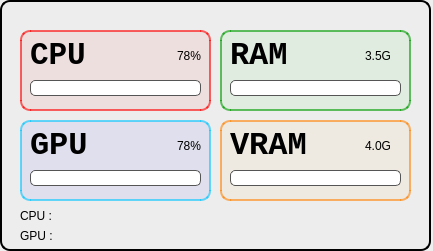
<?xml version="1.0" encoding="UTF-8"?>
<ui version="4.0">
 <class>menu</class>
 <widget class="QWidget" name="menu">
  <property name="geometry">
   <rect>
    <x>0</x>
    <y>0</y>
    <width>433</width>
    <height>251</height>
   </rect>
  </property>
  <property name="windowTitle">
   <string>menu</string>
  </property>
  <widget class="QLabel" name="cpuNameLabel">
   <property name="geometry">
    <rect>
     <x>20</x>
     <y>200</y>
     <width>291</width>
     <height>31</height>
    </rect>
   </property>
   <property name="styleSheet">
    <string notr="true">

font: 700 9pt &quot;Consolas&quot;;</string>
   </property>
   <property name="text">
    <string>CPU : </string>
   </property>
  </widget>
  <widget class="QLabel" name="gpuNameLabel">
   <property name="geometry">
    <rect>
     <x>20</x>
     <y>220</y>
     <width>291</width>
     <height>31</height>
    </rect>
   </property>
   <property name="styleSheet">
    <string notr="true">

font: 700 9pt &quot;Consolas&quot;;</string>
   </property>
   <property name="text">
    <string>GPU :</string>
   </property>
  </widget>
  <widget class="QLabel" name="label1">
   <property name="geometry">
    <rect>
     <x>30</x>
     <y>40</y>
     <width>101</width>
     <height>31</height>
    </rect>
   </property>
   <property name="font">
    <font>
     <family>Consolas</family>
     <pointsize>23</pointsize>
     <italic>false</italic>
     <bold>true</bold>
    </font>
   </property>
   <property name="styleSheet">
    <string notr="true"/>
   </property>
   <property name="text">
    <string>CPU</string>
   </property>
  </widget>
  <widget class="QLabel" name="label2">
   <property name="geometry">
    <rect>
     <x>230</x>
     <y>40</y>
     <width>81</width>
     <height>31</height>
    </rect>
   </property>
   <property name="font">
    <font>
     <family>Consolas</family>
     <pointsize>24</pointsize>
     <bold>true</bold>
    </font>
   </property>
   <property name="styleSheet">
    <string notr="true"/>
   </property>
   <property name="text">
    <string>RAM</string>
   </property>
  </widget>
  <widget class="QLabel" name="label3">
   <property name="geometry">
    <rect>
     <x>30</x>
     <y>130</y>
     <width>91</width>
     <height>31</height>
    </rect>
   </property>
   <property name="font">
    <font>
     <family>Consolas</family>
     <pointsize>24</pointsize>
     <bold>true</bold>
    </font>
   </property>
   <property name="styleSheet">
    <string notr="true"/>
   </property>
   <property name="text">
    <string>GPU</string>
   </property>
  </widget>
  <widget class="QLabel" name="label4">
   <property name="geometry">
    <rect>
     <x>230</x>
     <y>130</y>
     <width>81</width>
     <height>31</height>
    </rect>
   </property>
   <property name="font">
    <font>
     <family>Consolas</family>
     <pointsize>24</pointsize>
     <bold>true</bold>
    </font>
   </property>
   <property name="styleSheet">
    <string notr="true"/>
   </property>
   <property name="text">
    <string>VRAM</string>
   </property>
  </widget>
  <widget class="QProgressBar" name="cbar">
   <property name="geometry">
    <rect>
     <x>30</x>
     <y>80</y>
     <width>171</width>
     <height>16</height>
    </rect>
   </property>
   <property name="styleSheet">
    <string notr="true">QProgressBar {
    border: 1px solid #555;
    border-radius: 5px;

    text-align: center;
    color: white;
}

QProgressBar::chunk {
    background-color: #3daee9;   /* 进度条颜色 */
    border-radius: 5px;
}</string>
   </property>
   <property name="maximum">
    <number>100</number>
   </property>
   <property name="value">
    <number>0</number>
   </property>
   <property name="alignment">
    <set>Qt::AlignmentFlag::AlignCenter</set>
   </property>
   <property name="textVisible">
    <bool>false</bool>
   </property>
  </widget>
  <widget class="QProgressBar" name="crbar">
   <property name="geometry">
    <rect>
     <x>230</x>
     <y>80</y>
     <width>171</width>
     <height>16</height>
    </rect>
   </property>
   <property name="styleSheet">
    <string notr="true">QProgressBar {
    border: 1px solid #555;
    border-radius: 5px;
    text-align: center;
    color: white;
}

QProgressBar::chunk {
    background-color: rgb(187, 28, 255);   
    border-radius: 5px;
}</string>
   </property>
   <property name="maximum">
    <number>100</number>
   </property>
   <property name="value">
    <number>0</number>
   </property>
   <property name="alignment">
    <set>Qt::AlignmentFlag::AlignCenter</set>
   </property>
   <property name="textVisible">
    <bool>false</bool>
   </property>
  </widget>
  <widget class="QProgressBar" name="gbar">
   <property name="geometry">
    <rect>
     <x>30</x>
     <y>170</y>
     <width>171</width>
     <height>16</height>
    </rect>
   </property>
   <property name="styleSheet">
    <string notr="true">QProgressBar {
    border: 1px solid #555;
    border-radius: 5px;

    text-align: center;
    color: white;
}

QProgressBar::chunk {
    background-color: #2ecc71;   /* 进度条颜色 */
    border-radius: 5px;
}</string>
   </property>
   <property name="maximum">
    <number>100</number>
   </property>
   <property name="value">
    <number>0</number>
   </property>
   <property name="alignment">
    <set>Qt::AlignmentFlag::AlignCenter</set>
   </property>
   <property name="textVisible">
    <bool>false</bool>
   </property>
  </widget>
  <widget class="QProgressBar" name="grbar">
   <property name="geometry">
    <rect>
     <x>230</x>
     <y>170</y>
     <width>171</width>
     <height>16</height>
    </rect>
   </property>
   <property name="styleSheet">
    <string notr="true">QProgressBar {
    border: 1px solid #555;
    border-radius: 5px;

    text-align: center;
    color: white;
}

QProgressBar::chunk {
    background-color: #3daee9;   /* 进度条颜色 */
    border-radius: 5px;
}</string>
   </property>
   <property name="maximum">
    <number>100</number>
   </property>
   <property name="value">
    <number>0</number>
   </property>
   <property name="alignment">
    <set>Qt::AlignmentFlag::AlignCenter</set>
   </property>
   <property name="textVisible">
    <bool>false</bool>
   </property>
  </widget>
  <widget class="QLabel" name="cpuVal">
   <property name="geometry">
    <rect>
     <x>120</x>
     <y>40</y>
     <width>81</width>
     <height>31</height>
    </rect>
   </property>
   <property name="styleSheet">
    <string notr="true">font: 700 12pt &quot;Consolas&quot;;</string>
   </property>
   <property name="text">
    <string>78%</string>
   </property>
   <property name="alignment">
    <set>Qt::AlignmentFlag::AlignRight|Qt::AlignmentFlag::AlignTrailing|Qt::AlignmentFlag::AlignVCenter</set>
   </property>
  </widget>
  <widget class="QLabel" name="cpuramVal">
   <property name="geometry">
    <rect>
     <x>280</x>
     <y>40</y>
     <width>111</width>
     <height>31</height>
    </rect>
   </property>
   <property name="styleSheet">
    <string notr="true">font: 700 12pt &quot;Consolas&quot;;</string>
   </property>
   <property name="text">
    <string>3.5G</string>
   </property>
   <property name="alignment">
    <set>Qt::AlignmentFlag::AlignRight|Qt::AlignmentFlag::AlignTrailing|Qt::AlignmentFlag::AlignVCenter</set>
   </property>
  </widget>
  <widget class="QLabel" name="gpuVal">
   <property name="geometry">
    <rect>
     <x>120</x>
     <y>130</y>
     <width>81</width>
     <height>31</height>
    </rect>
   </property>
   <property name="styleSheet">
    <string notr="true">font: 700 12pt &quot;Consolas&quot;;</string>
   </property>
   <property name="text">
    <string>78%</string>
   </property>
   <property name="alignment">
    <set>Qt::AlignmentFlag::AlignRight|Qt::AlignmentFlag::AlignTrailing|Qt::AlignmentFlag::AlignVCenter</set>
   </property>
  </widget>
  <widget class="QLabel" name="gpuramVal">
   <property name="geometry">
    <rect>
     <x>280</x>
     <y>130</y>
     <width>111</width>
     <height>31</height>
    </rect>
   </property>
   <property name="styleSheet">
    <string notr="true">font: 700 12pt &quot;Consolas&quot;;</string>
   </property>
   <property name="text">
    <string>4.0G</string>
   </property>
   <property name="alignment">
    <set>Qt::AlignmentFlag::AlignRight|Qt::AlignmentFlag::AlignTrailing|Qt::AlignmentFlag::AlignVCenter</set>
   </property>
  </widget>
  <widget class="QLabel" name="label">
   <property name="geometry">
    <rect>
     <x>0</x>
     <y>0</y>
     <width>431</width>
     <height>251</height>
    </rect>
   </property>
   <property name="styleSheet">
    <string notr="true">border:2px solid rgb(0,0,0);
border-radius:10px;
background-color: rgba(235, 235, 235, 155);</string>
   </property>
   <property name="text">
    <string/>
   </property>
  </widget>
  <widget class="QLabel" name="label_2">
   <property name="geometry">
    <rect>
     <x>20</x>
     <y>30</y>
     <width>191</width>
     <height>81</height>
    </rect>
   </property>
   <property name="styleSheet">
    <string notr="true">border:2px solid rgba(255,0,0,155);
border-radius:10px;
background-color: rgba(255, 0, 0,15);</string>
   </property>
   <property name="text">
    <string/>
   </property>
  </widget>
  <widget class="QLabel" name="label_3">
   <property name="geometry">
    <rect>
     <x>220</x>
     <y>30</y>
     <width>191</width>
     <height>81</height>
    </rect>
   </property>
   <property name="styleSheet">
    <string notr="true">border:2px solid rgba(0, 155, 0, 155);
border-radius:10px;
background-color: rgba(0, 215, 0, 15);</string>
   </property>
   <property name="text">
    <string/>
   </property>
  </widget>
  <widget class="QLabel" name="label_4">
   <property name="geometry">
    <rect>
     <x>20</x>
     <y>120</y>
     <width>191</width>
     <height>81</height>
    </rect>
   </property>
   <property name="styleSheet">
    <string notr="true">border:2px solid rgba(5, 197, 255, 155);
border-radius:10px;
background-color: rgba(0, 0, 255, 15);</string>
   </property>
   <property name="text">
    <string/>
   </property>
  </widget>
  <widget class="QLabel" name="label_5">
   <property name="geometry">
    <rect>
     <x>220</x>
     <y>120</y>
     <width>191</width>
     <height>81</height>
    </rect>
   </property>
   <property name="styleSheet">
    <string notr="true">border:2px solid rgba(255, 131, 6, 155);
border-radius:10px;
background-color: rgba(255, 172, 28, 15);</string>
   </property>
   <property name="text">
    <string/>
   </property>
  </widget>
  <zorder>label</zorder>
  <zorder>label_5</zorder>
  <zorder>label_4</zorder>
  <zorder>label_3</zorder>
  <zorder>label_2</zorder>
  <zorder>cpuNameLabel</zorder>
  <zorder>gpuNameLabel</zorder>
  <zorder>label1</zorder>
  <zorder>label2</zorder>
  <zorder>label3</zorder>
  <zorder>label4</zorder>
  <zorder>cbar</zorder>
  <zorder>crbar</zorder>
  <zorder>gbar</zorder>
  <zorder>grbar</zorder>
  <zorder>cpuVal</zorder>
  <zorder>cpuramVal</zorder>
  <zorder>gpuVal</zorder>
  <zorder>gpuramVal</zorder>
 </widget>
 <resources/>
 <connections/>
</ui>
